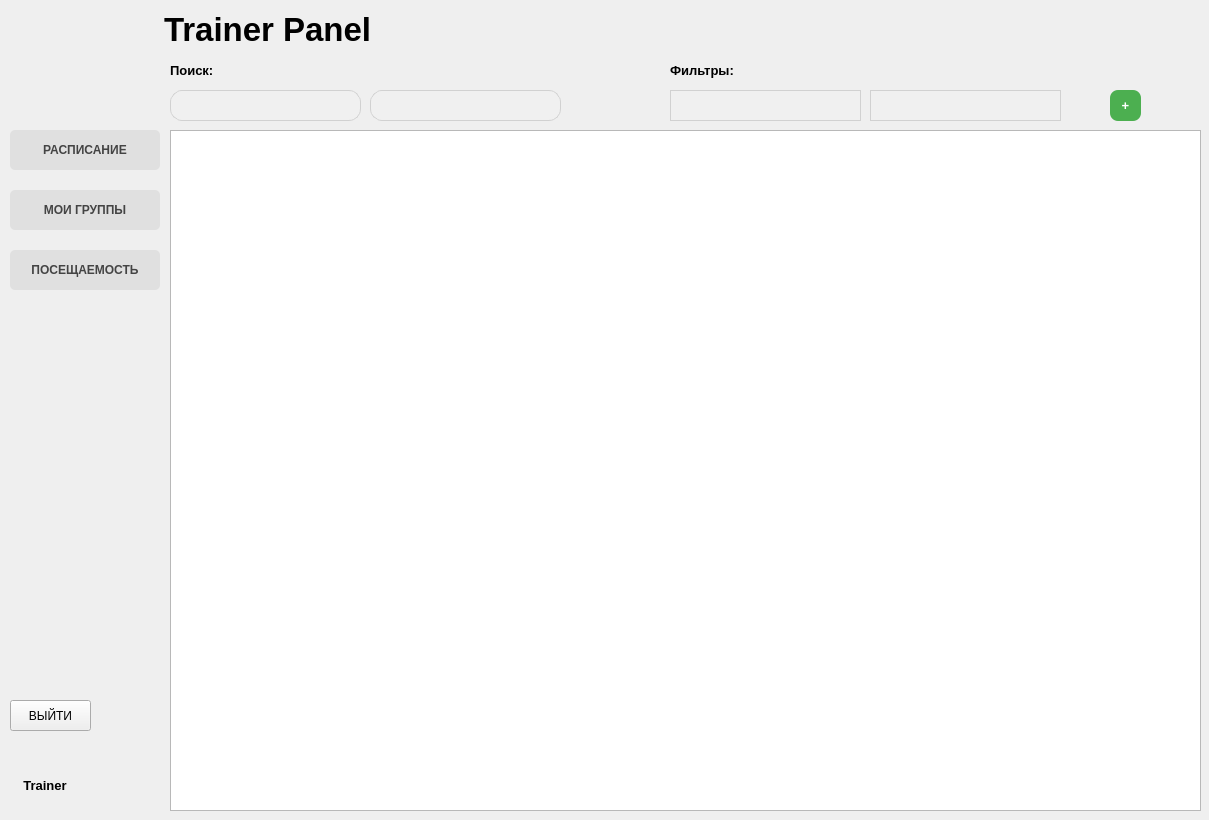
<?xml version="1.0" encoding="UTF-8"?>
<ui version="4.0">
 <class>trainerwindow</class>
 <widget class="QWidget" name="trainerwindow">
  <property name="geometry">
   <rect>
    <x>0</x>
    <y>0</y>
    <width>1209</width>
    <height>820</height>
   </rect>
  </property>
  <property name="windowTitle">
   <string>Form</string>
  </property>
  <widget class="QTableView" name="tableView">
   <property name="geometry">
    <rect>
     <x>170</x>
     <y>130</y>
     <width>1031</width>
     <height>681</height>
    </rect>
   </property>
  </widget>
  <widget class="QLabel" name="label">
   <property name="geometry">
    <rect>
     <x>164</x>
     <y>9</y>
     <width>571</width>
     <height>41</height>
    </rect>
   </property>
   <property name="font">
    <font>
     <pointsize>25</pointsize>
     <weight>75</weight>
     <bold>true</bold>
    </font>
   </property>
   <property name="text">
    <string>Trainer Panel</string>
   </property>
   <property name="alignment">
    <set>Qt::AlignLeading|Qt::AlignLeft|Qt::AlignVCenter</set>
   </property>
  </widget>
  <widget class="QLabel" name="labelSearch">
   <property name="geometry">
    <rect>
     <x>170</x>
     <y>50</y>
     <width>81</width>
     <height>41</height>
    </rect>
   </property>
   <property name="font">
    <font>
     <pointsize>10</pointsize>
     <weight>75</weight>
     <bold>true</bold>
    </font>
   </property>
   <property name="text">
    <string>Поиск:</string>
   </property>
  </widget>
  <widget class="QLineEdit" name="searchLineEdit1">
   <property name="geometry">
    <rect>
     <x>170</x>
     <y>90</y>
     <width>191</width>
     <height>31</height>
    </rect>
   </property>
   <property name="autoFillBackground">
    <bool>false</bool>
   </property>
   <property name="styleSheet">
    <string notr="true">QLineEdit {
    background-color: #f0f0f0;
    border: 1px solid #d1d1d1; 
    border-radius: 12px;
    padding: 6px 12px;
    color: #333333; 
}

QLineEdit:focus {
    background-color: #ffffff; 
    border: 1px solid #a0a0a0;
}</string>
   </property>
   <property name="dragEnabled">
    <bool>false</bool>
   </property>
   <property name="placeholderText">
    <string notr="true" comment="ПОИСК ПО ФИО"/>
   </property>
  </widget>
  <widget class="QLineEdit" name="searchLineEdit2">
   <property name="geometry">
    <rect>
     <x>370</x>
     <y>90</y>
     <width>191</width>
     <height>31</height>
    </rect>
   </property>
   <property name="styleSheet">
    <string notr="true">QLineEdit {
    background-color: #f0f0f0; 
    border: 1px solid #d1d1d1; 
    border-radius: 12px;
    padding: 6px 12px;
    color: #333333;
}

QLineEdit:focus {
    background-color: #ffffff;
    border: 1px solid #a0a0a0;
}</string>
   </property>
  </widget>
  <widget class="QLabel" name="labelFilters">
   <property name="geometry">
    <rect>
     <x>670</x>
     <y>50</y>
     <width>101</width>
     <height>41</height>
    </rect>
   </property>
   <property name="font">
    <font>
     <pointsize>10</pointsize>
     <weight>75</weight>
     <bold>true</bold>
    </font>
   </property>
   <property name="text">
    <string>Фильтры:</string>
   </property>
  </widget>
  <widget class="QLineEdit" name="filterLineEdit1">
   <property name="geometry">
    <rect>
     <x>670</x>
     <y>90</y>
     <width>191</width>
     <height>31</height>
    </rect>
   </property>
   <property name="styleSheet">
    <string notr="true">QLineEdit {
    background-color: #f0f0f0; 
    border: 1px solid #d1d1d1; 
    color: #333333;
}

QLineEdit:focus {
    background-color: #ffffff;
    border: 1px solid #a0a0a0;
}</string>
   </property>
  </widget>
  <widget class="QLineEdit" name="filterLineEdit2">
   <property name="geometry">
    <rect>
     <x>870</x>
     <y>90</y>
     <width>191</width>
     <height>31</height>
    </rect>
   </property>
   <property name="styleSheet">
    <string notr="true">QLineEdit {
    background-color: #f0f0f0; 
    border: 1px solid #d1d1d1; 
    color: #333333;
}

QLineEdit:focus {
    background-color: #ffffff;
    border: 1px solid #a0a0a0;
}</string>
   </property>
  </widget>
  <widget class="QPushButton" name="addButton">
   <property name="geometry">
    <rect>
     <x>1110</x>
     <y>90</y>
     <width>31</width>
     <height>31</height>
    </rect>
   </property>
   <property name="font">
    <font>
     <pointsize>10</pointsize>
     <weight>75</weight>
     <bold>true</bold>
    </font>
   </property>
   <property name="styleSheet">
    <string notr="true">QPushButton {
    background-color: #4CAF50;
    color: white;
    border-radius: 8px;
    font-weight: bold;
    padding: 5px;
}
QPushButton:hover {
    background-color: #45a049;
}</string>
   </property>
   <property name="text">
    <string>+</string>
   </property>
  </widget>
  <widget class="QLabel" name="imagelabel">
   <property name="geometry">
    <rect>
     <x>10</x>
     <y>10</y>
     <width>150</width>
     <height>100</height>
    </rect>
   </property>
   <property name="text">
    <string/>
   </property>
  </widget>
  <widget class="QPushButton" name="pushButton_3">
   <property name="geometry">
    <rect>
     <x>10</x>
     <y>130</y>
     <width>150</width>
     <height>40</height>
    </rect>
   </property>
   <property name="styleSheet">
    <string notr="true">QPushButton {
    background-color: #e0e0e0; 
    color: #444444;
    border: none;
    border-radius: 5px;
    padding: 10px;
    text-align: center; 
    font-weight: 500;
}

QPushButton:hover {
    background-color: #d5d5d5;
}

QPushButton:checked {
    background-color: #bdbdbd;
    font-weight: bold;
}</string>
   </property>
   <property name="text">
    <string>РАСПИСАНИЕ</string>
   </property>
  </widget>
  <widget class="QPushButton" name="pushButton">
   <property name="geometry">
    <rect>
     <x>10</x>
     <y>190</y>
     <width>150</width>
     <height>40</height>
    </rect>
   </property>
   <property name="styleSheet">
    <string notr="true">QPushButton {
    background-color: #e0e0e0; 
    color: #444444;
    border: none;
    border-radius: 5px;
    padding: 10px;
    text-align: center; 
    font-weight: 500;
}

QPushButton:hover {
    background-color: #d5d5d5;
}

QPushButton:checked {
    background-color: #bdbdbd;
    font-weight: bold;
}</string>
   </property>
   <property name="text">
    <string>МОИ ГРУППЫ</string>
   </property>
  </widget>
  <widget class="QPushButton" name="pushButton_4">
   <property name="geometry">
    <rect>
     <x>10</x>
     <y>250</y>
     <width>150</width>
     <height>40</height>
    </rect>
   </property>
   <property name="styleSheet">
    <string notr="true">QPushButton {
    background-color: #e0e0e0; 
    color: #444444;
    border: none;
    border-radius: 5px;
    padding: 10px;
    text-align: center; 
    font-weight: 500;
}

QPushButton:hover {
    background-color: #d5d5d5;
}

QPushButton:checked {
    background-color: #bdbdbd;
    font-weight: bold;
}</string>
   </property>
   <property name="text">
    <string>ПОСЕЩАЕМОСТЬ</string>
   </property>
  </widget>
  <widget class="QLabel" name="Role_Label">
   <property name="geometry">
    <rect>
     <x>10</x>
     <y>770</y>
     <width>70</width>
     <height>30</height>
    </rect>
   </property>
   <property name="font">
    <font>
     <pointsize>10</pointsize>
     <weight>75</weight>
     <bold>true</bold>
    </font>
   </property>
   <property name="text">
    <string>Trainer</string>
   </property>
   <property name="alignment">
    <set>Qt::AlignCenter</set>
   </property>
  </widget>
  <widget class="QLabel" name="FIO_Label">
   <property name="geometry">
    <rect>
     <x>10</x>
     <y>740</y>
     <width>150</width>
     <height>30</height>
    </rect>
   </property>
   <property name="font">
    <font>
     <pointsize>8</pointsize>
    </font>
   </property>
   <property name="text">
    <string/>
   </property>
  </widget>
  <widget class="QPushButton" name="logoutButton">
   <property name="geometry">
    <rect>
     <x>10</x>
     <y>700</y>
     <width>81</width>
     <height>31</height>
    </rect>
   </property>
   <property name="text">
    <string>ВЫЙТИ</string>
   </property>
  </widget>
 </widget>
 <resources/>
 <connections/>
</ui>
